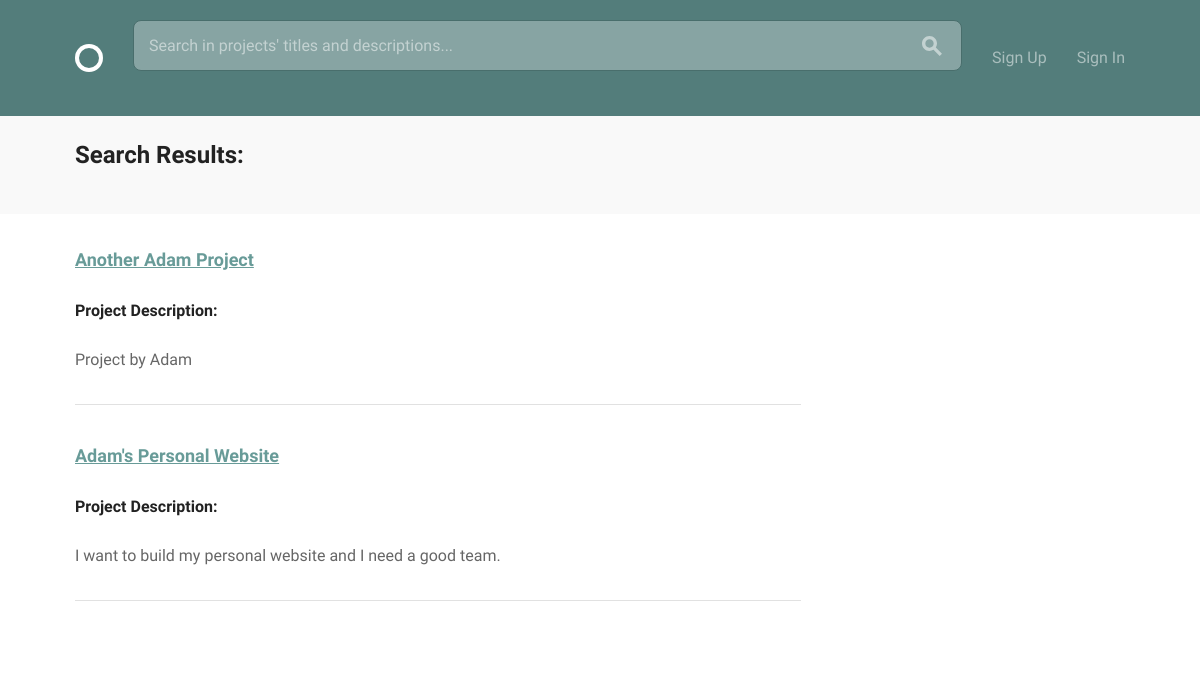
Before: /projects/search/skill/python/ with the older database file.
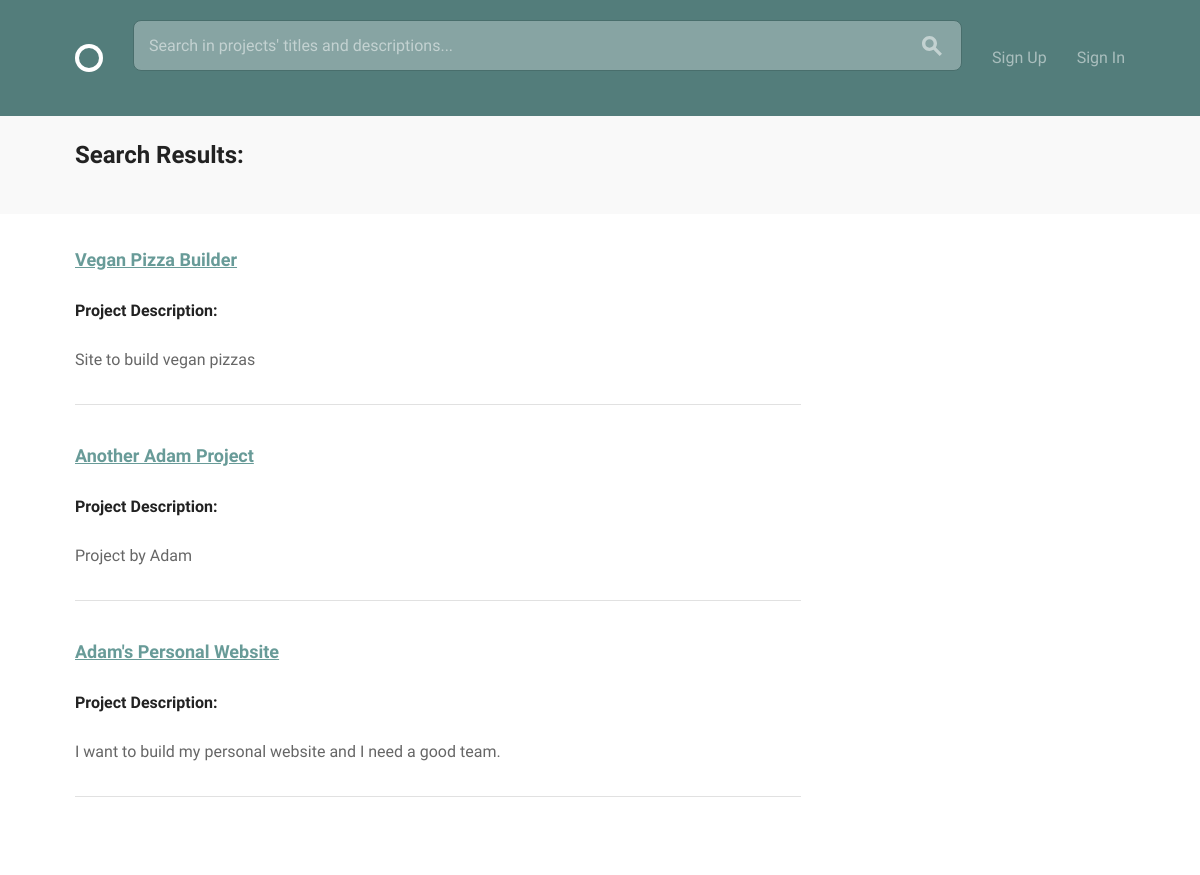
After: the same page with the newer database file.
### projects/models.py (models this page shows, shortened)
class Project(models.Model):
    owner = models.ForeignKey(settings.AUTH_USER_MODEL)
    created_at = models.DateTimeField(auto_now_add=True)
    title = models.CharField(max_length=200)
    description = models.TextField()
    requirements = models.TextField(blank=True)
    timeline = models.CharField(max_length=200, blank=True)
    complete = models.BooleanField(default=False)
    class Meta:
        ordering = ['-created_at']
    def __str__(self):
        return self.title

### projects/views.py (the view)
# urls.py: url(r"search/skill/(?P<skill>[a-zA-Z]+)/$", views.by_skill, name="by_skill"),
def by_skill(request, skill):
    projects = Project.objects.filter(positions__skill__name=skill)
    print("output: {}".format(projects))
    return render(request, "projects/search.html", {'projects': projects})

### projects/templates/projects/search.html
{% extends "layout.html" %}
{% load static from staticfiles %}
{% block content %}
<div class="circle--actions--bar">
    <nav class="bounds">
      <ul class="circle--pill--list">
          <h2>Search Results:</h2>
      </ul>
    </nav>
  </div>
  <div class="bounds circle--page">
    <div class="grid-70">
      <div class="circle--article--body">
        {% if projects %}
          {% for project in projects %}
            <h3><a href="{% url 'projects:project_detail' project_pk=project.id %}">{{ project.title }}</a></h3>
            <h4>Project Description:</h4>
            <p>{{ project.description }}</p>
            <hr>
          {% endfor %}
        {% else %}
        <p>There were no results for that search!</p>
        {% endif %}
      </div>
    </div>
  </div>
{% endblock %}

Changed rows visible on the page:
added Project: title "Vegan Pizza Builder", description "Site to build vegan pizzas"
